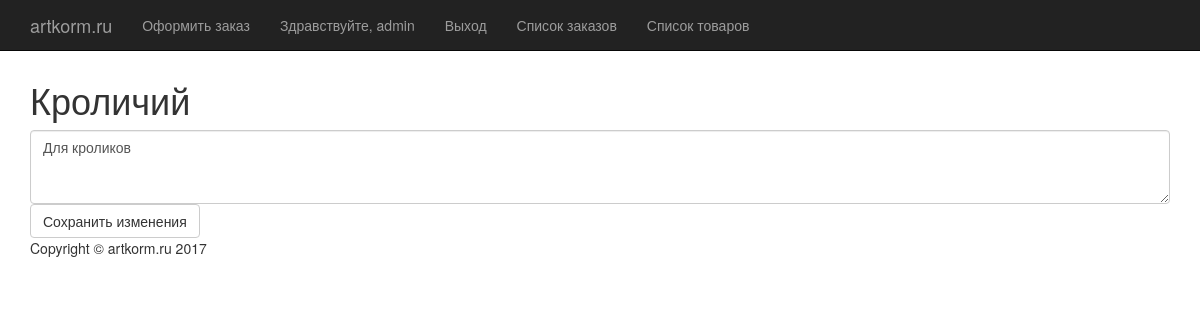
The app's page /3/edit (signed in), older data.
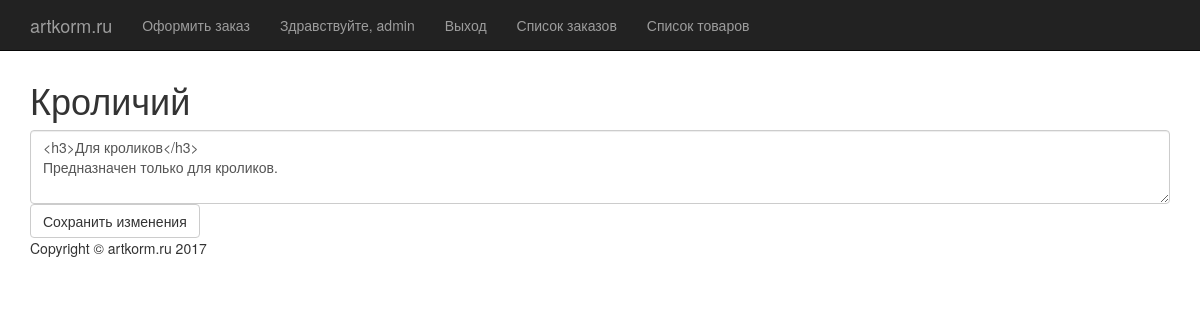
The same page, newer data.
### AnimalFeed/models.py (models this page shows, shortened)
class Commodity(models.Model):
    commodity_name = models.CharField(max_length=200)
    commodity_info = models.TextField()
    remained_count = models.IntegerField(default=0)
    cost_per_item = models.FloatField()

### AnimalFeed/views.py (the view, shortened to what this page needs)
# urls.py: url(r'^(?P<pk>[0-9]+)/edit$', views.CommodityEditView.as_view(), name='commodity_edit'),
class CommodityEditView(DetailView):
    model = Commodity
    template_name = 'AnimalFeed/commodityEdit.html'
    @method_decorator(staff_member_required)
    def dispatch(self, *args, **kwargs):
        return super(CommodityEditView, self).dispatch(*args, **kwargs)
    def get_context_data(self, **kwargs):
        current_commodity = Commodity.objects.get(pk=self.kwargs['pk'])
        context = dict()
        context['Commodity'] = current_commodity
        return context

### AnimalFeed/templates/AnimalFeed/commodityEdit.html (shortened to what this page needs)
{% extends "AnimalFeed/base.html" %}
{% block content %}
<h1>{{ Commodity.commodity_name }}</h1>
<form method="POST">
    <textarea class="form-control" id="exampleTextarea" rows="3" name="new_info">{{ Commodity.commodity_info }}</textarea>
    <input class="btn btn-default" type="submit" value="Сохранить изменения"/>
</form>
{% endblock %}

Row changes from the older to the newer data that the page shows:
changed Commodity "Кроличий": new_info "Для кроликов" → "<h3>Для кроликов</h3> Предназначен только для кроликов."
